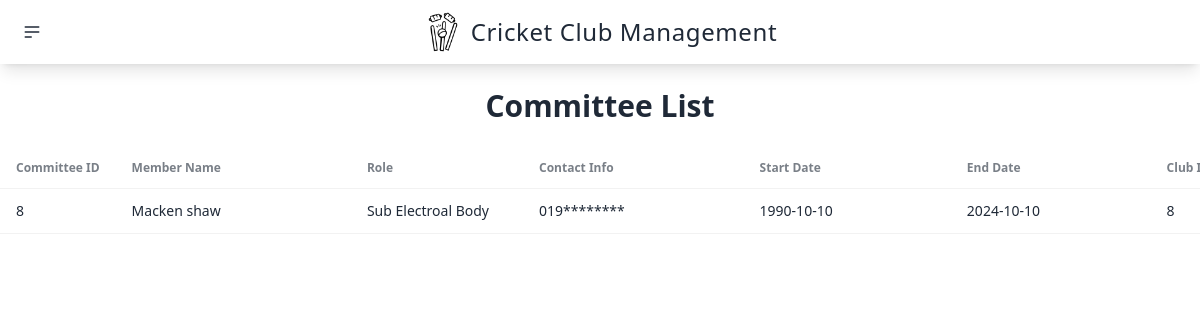
The app's page /User-Site/display-management-committee.php with its own data.
### tables this page shows
CREATE TABLE `management_committee` (
  `committee_id` int(11) UNSIGNED NOT NULL,
  `member_name` varchar(100) DEFAULT NULL,
  `role` varchar(50) DEFAULT NULL,
  `contact_info` varchar(100) DEFAULT NULL,
  `start_date` date DEFAULT NULL,
  `end_date` date DEFAULT NULL,
  `club_id` int(11) DEFAULT NULL
);

### User-Site/display-management-committee.php (the view, shortened to what this page needs)
<?php
include '../connect.php';
?>
<!DOCTYPE html>
<html lang="en">
<head>
    <link href="https://cdn.jsdelivr.net/npm/daisyui@4.12.14/dist/full.min.css" rel="stylesheet" type="text/css" />
    <script src="https://cdn.tailwindcss.com"></script>
</head>
<?php include('partials/header.php'); ?>
<body>
    <h1 class="text-center text-3xl font-extrabold p-6">Committee List</h1>
    <div class="overflow-x-auto">
        <table class="table">
            <thead>
                <tr>
                    <th>Committee ID</th>
                    <th class="pr-[130px]">Member Name</th>
                    <th class="pr-[130px]">Role</th>
                    <th class="pr-[130px]">Contact Info</th>
                    <th class="pr-[130px]">Start Date</th>
                    <th class="pr-[130px]">End Date</th>
                    <th>Club ID</th>
                </tr>
            </thead>
            <tbody>
                <?php
                $sql = "SELECT * FROM `management_committee`";
                $result = mysqli_query($conn, $sql);
                if ($result) {
                    while ($row = mysqli_fetch_array($result)) {
                        $committee_id = $row['committee_id'];
                        $member_name = $row['member_name'];
                        $role = $row['role'];
                        $contact_info = $row['contact_info'];
                        $start_date = $row['start_date'];
                        $end_date = $row['end_date'];
                        $club_id = $row['club_id'];
                        echo '<tr>
                        <td>' . $committee_id . '</td>
                        <td>' . $member_name . '</td>
                        <td>' . $role . '</td>
                        <td>' . $contact_info . '</td>
                        <td>' . $start_date . '</td>
                        <td>' . $end_date . '</td>
                        <td>' . $club_id . '</td>
                    </tr>';
                    }
                }
                ?>
            </tbody>
        </table>
    </div>
</body>
</html>

### records on screen
management_committee: committee_id "8", member_name "Macken shaw", role "Sub Electroal Body", contact_info "019********", start_date "1990-10-10", end_date "2024-10-10", club "8"
